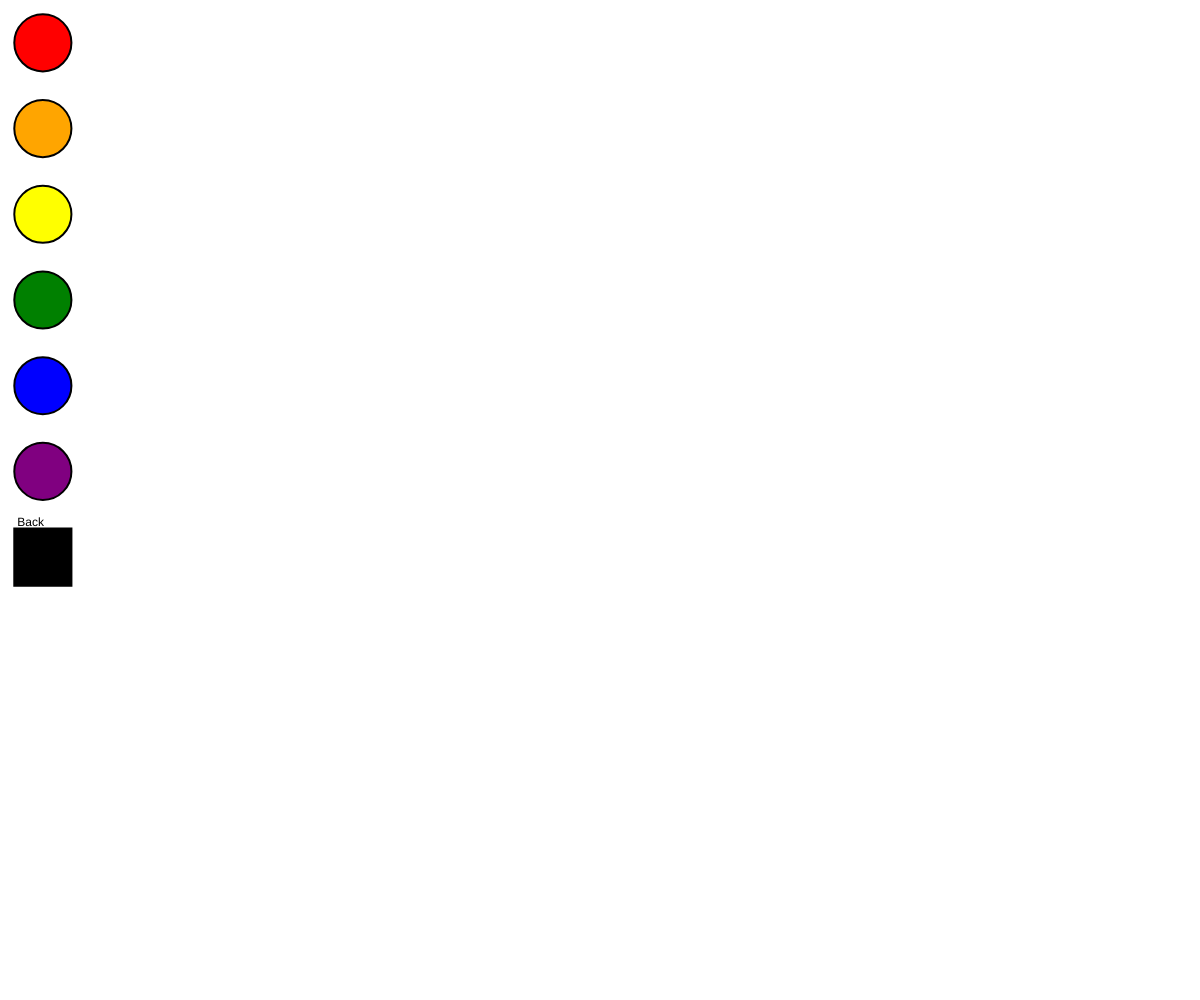
Frame 1 (no input)
Frame 60 (no input): identical to frame 1, image omitted
Frame 120 (the mouse pressed at the canvas centre since frame 60): identical to frame 1, image omitted

The p5.js sketch that drew this single still picture (run headless with seeded random() and noise() and a simulated clock; from frame 60 on, the mouse is pressed at the canvas centre):

// p5.js sketch
// ── sketch.js
// fields
var col = ["red", "orange", "yellow", "green", "blue", "purple"];
var code = [];
var maxGuess = 12;
var buttons = [];
var guesses = [];
var feedback = [];
var currentGuess = []; //just colour names
var gameOver = false;
var columnWidth = 0;
var radius = 0; 
var back = null;

//red = correct place, white = correct colour wrong place

// only once
function setup() {
  createCanvas(windowWidth, windowHeight);
  background(0,0,20);
  noStroke();
  
  columnWidth = (windowWidth/(maxGuess+2));
  radius = (columnWidth*(2/3))/2;
  
  //computer picks code 
  for(i = 0; i<4; i++) {
    code.push(random(col));
  }
  
  //create buttons 
  for(i = 0; i<col.length; i++) {
    buttons.push(new Button (col[i], columnWidth/2, (columnWidth/2)+(columnWidth*i) ));
  }
  
  //create back button
  back = new Button("black", columnWidth/2, (columnWidth/2)+(columnWidth*6));
}

// gets called every frame
function draw() {
  background(255);
  
  //show buttons
  for(i=0; i<buttons.length; i++) {
    buttons[i].display();
  }
  
  //show back button
  back.display();
  
  //show guesses
  for(i=0; i<guesses.length; i++) {
    for(j=0; j<4; j++) {
      guesses[i][j].display();
    }
  }
  
  //show feedback
  for(i=0; i<feedback.length; i++) {
    if(feedback[i] == null) continue;
    for(j=0; j<feedback[i].length; j++) { //not all feedback has pegs
      feedback[i][j].display();
    }
  }
  
  //game over scenarios
  if(guesses.length==maxGuess) gameOver = true;
  if(feedback[feedback.length-1] != null) {
    var red = 0;
    if(feedback[feedback.length-1].length == 4) {
      for(i=0; i<4; i++) {
        if(feedback[feedback.length-1][i].col == "red") red++;
      }
      if(red == 4) gameOver = true;
    }
  }
  
  if(gameOver) { //show answer
    // practice: show computer's code
    for(i=0; i<code.length; i++) {
      var rest = new Peg(code[i], windowWidth-(columnWidth/2), (columnWidth/2)+(columnWidth*i));
      rest.display();
    }
    return;
  }
  
  //show current guess
  for(i=0; i<currentGuess.length; i++) {
    currentGuess[i].display();
  }
  
  //check guess 
  if(currentGuess.length==4) {

    rest = [];
    hasMatch = [];
    addressed = [];
    //counts
    var r = 0;
    var w = 0;
    
    //right colour, right place
    for(i=0; i<4; i++) {  
      if(currentGuess[i].col == code[i]) { 
        r++;
        addressed.push(i);//i in code has been addressed
        hasMatch.push(i);//i in guess has match
        continue;
      }
    }
    
    //right colour, wrong place
    for(i=0; i<4; i++) { //guess
      if(hasMatch.includes(i)) continue;
       
      for(j=0; j<4; j++) { //code
       if(j==i) continue;
       if(addressed.includes(j)) continue;
        
        if(currentGuess[i].col == code[j]) {
          w++;
          addressed.push(j);
          break;
        }
      }
    }
    
    
    // Load feedback
    for(i=0; i<r; i++) rest.push(new Key ("red", (columnWidth/2)+(columnWidth*(guesses.length+1)), (columnWidth/2)+(columnWidth*4)+(rest.length*(columnWidth/4)) ) );
    for(i=0; i<w; i++) rest.push(new Key ("white", (columnWidth/2)+(columnWidth*(guesses.length+1)), (columnWidth/2)+(columnWidth*4)+(rest.length*(columnWidth/4)) ) );
    
    if(addressed.length != 0) feedback.push(rest);
    else feedback.push(null);
    
    //bank this guess
    var rest = [];
    for(i=0; i<4; i++) {
      rest.push(currentGuess[i]);
    }
    guesses.push(rest);
    currentGuess = [];
  }
}

// mouse moved
function mouseMoved() {
  //check buttons
  for(i=0; i<buttons.length; i++) {
    buttons[i].isOn(mouseX, mouseY);
  }
  
  //check back
  back.isOn(mouseX, mouseY);
}

// mouse released
function mouseReleased() {
  //check buttons
  for(i=0; i<buttons.length; i++) {
    if(buttons[i].on) {
      currentGuess.push(new Peg (buttons[i].col, (columnWidth/2)+(columnWidth*(guesses.length+1)), (columnWidth/2)+(columnWidth*currentGuess.length) ) ); 
    }
  }
  
  //check back
  if(back.on && currentGuess.length != 0 && currentGuess.length != 4) {
    //delete last peg on current guess
    currentGuess.pop();
  }
  
}

class Peg {
  constructor(col, xval, yval) {
    this.col = col;
    
    this.x = xval; 
    this.y = yval; 

    this.rad = radius;
  }

  display() {
    fill(this.col);
    
    noStroke();
    circle(this.x, this.y, this.rad*2);
  }
}

class Button {
  constructor(col, xval, yval) {
    this.col = col;
    
    this.x = xval; 
    this.y = yval; 

    this.rad = radius;

    this.on = false;
  }

  display() {
    fill(this.col);
    stroke(0); 
    strokeWeight(2);
    rectMode(CENTER);
    if(this.col == "black") rect(this.x, this.y, this.rad*2, this.rad*2);
    else circle(this.x, this.y, this.rad*2); //centre x and y
    
    // colour change
    if(this.on) {
      fill(255, 200);
      
      if(this.col == "black") rect(this.x, this.y, this.rad*2, this.rad*2);
      else circle(this.x, this.y, this.rad*2); //centre x and y
    }
    
    //optional text
    if(this.col == "black") {
      fill(0);
      noStroke();
      text("Back", this.x-this.rad+3, this.y-this.rad-3);
    }
  }
  
  isOn(xval, yval) {
    if(xval > this.x - this.rad && xval < this.x + this.rad) {
      if(yval > this.y - this.rad && yval < this.y + this.rad) {
        this.on = true;
        return;
      }
    }
    this.on = false;
  }
}

class Key {
  constructor(col, xval, yval) {
    this.col = col;
    
    this.x = xval; 
    this.y = yval; 

    this.rad = columnWidth/8;
  }

  display() {
    fill(this.col);
    
    stroke(0)
    strokeWeight(1);
    circle(this.x, this.y, this.rad*2);
  }
}
